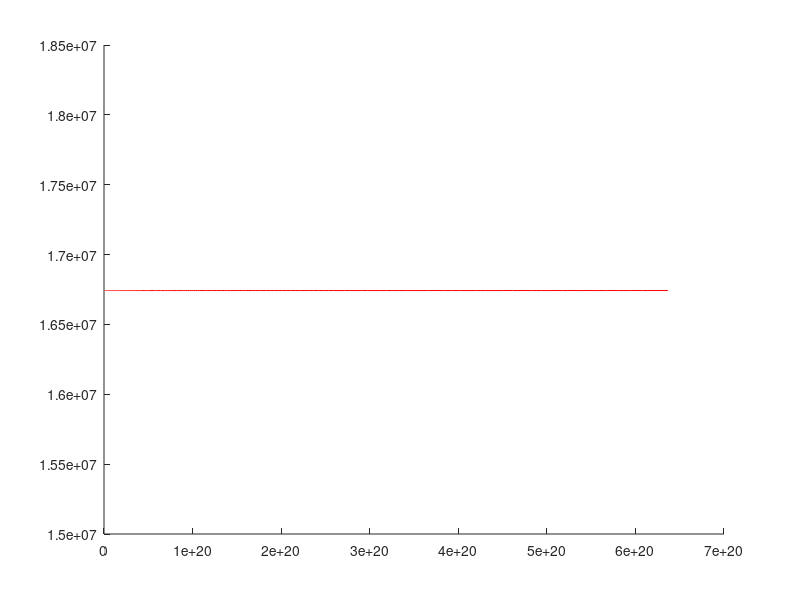

This chart was generated by the following MATLAB code: (Note: this script raises an error after producing the figure.)
% script to see effect of edge density at LCFS on other parameters near LCFS
% Power
Pnbi = 3e6;                   % NBI power in W
Pin_other = 0;                % other heating power in W
Prad_core = 0.5e6;              % all power lossed in the core plasma in W
fpower    = 0.6;              % fraction of power that goes to outer target
% plasma geometrie
R         = 3;                % major radius in m
a         = 1;                % minor radius in m
K         = 1.6;              % elongation
q         = 5;                % edge safety factor
ip        = 2e6;              % plasma current in A
Bt        = 3.1;              % vacuum magentic field in T

% other parameter
mode      = 1;                % 1 = divertor; 0 = poloidal limiter
Recycle   = 0.995;            % recycling coefficient
gaz_puff  = 1e21;             % core gaz-puff (so including efficiency effect) in e/s
% gestion du recyclage (default pour un divertor etanche)
Recycle_lim   = Recycle .* (1 - mode);     % direct recycling at LCFS (limiter = 1 ; divertor = 0)
Recycle_div   = Recycle .* mode;           % recycling near target (limiter = 0 ; divertor = 1)
% sion fournir les valeurs
% Recycle_lim   = 0.1;          % direct recycling at LCFS (limiter = 1 ; divertor = 0)
% Recycle_div   = 1;            % recycling near target (limiter = 0 ; divertor = 1)
%
Chi       = 0.1;              % heat transport coefficient near LCFS in m^2/s (L-mode = 10; H-mode = 0.1)
vrod      = 3;                % ratio between convective and diffusive tranport coefficient for particle near LCFS; >0 for inward pinch
dped      = 0.025 .* a;       % pedestal width or width of high gradient zone in density profile in m
Einj      = 100e3;            % NBI energie injection in eV
mass      = 2.5;              % number of mass of main ion
charge    = 1;                % number of charge of main ion 
gamma     = 7;                % sheath heat transmission coefficient
fcond     = 1;                % conduction factor
fpe       = 0.5;              % electron heat faction
fmom      = 1;                % momentum loss factor
fie       = 3;                % 1+ Tia/Tea

% control parameter
nea       = ip/1e6/pi/a^2.*1e20 .* logspace(-2,1,301)';  % edge density in m^-3

% constante physique (phys)
phys.c           =   2.99792458e8;             % vitesse de la lumiere dans le vide (m/s)  (definition)
phys.h           =   6.62606876e-34;           % constante de Planck (J*s) (+/- 0.0000052e-34)
phys.e           =   1.602176462e-19;          % charge de l'electron (C)   (+/- 0.000000063e-19)
phys.mu0         =   4*pi*1e-7;                % permeabilite du vide (H/m) (definition)
phys.epsi0       =   1./phys.c.^2./phys.mu0;   % permitivite du vide (F/m)  (definition)
phys.g           =   6.673e-11;                % constante de la gravitation (N*m^2/kg^2) (+/- 0.010e-11)
phys.k           =   1.3806503e-23;            % constante de Boltzmann (J/K)  (+/- 0.0000024e-23)
phys.alpha       =   7.297352533e-3 ;          % constante de structure fine (+/- 0.000000027e-3 )
phys.me          =   9.10938188e-31;           % masse au repos de l'electron (kg) (+/- 0.00000079e-31)
phys.mp          =   1.6726485e-27;            % masse au repos du proton (kg)
phys.ua          =   1.66053873e-27;           % 1 unite atomique (kg) (+/- 1.00000013e-27)
phys.avo         =   6.02214199e23;            % nombre d'avogadro (mol^-1) (+/- 0.00000047e23)
phys.sigma       =   5.670400e-8;              % constante de stephan ( W*m^-2*K^-4) (+/- 0.000040e-8)

% start on computation
Sext = (4 * pi ^ 2) .* a .* R .* sqrt(K);       % surface of the plasma at LCFS
Peri = 2 .* pi .* a .* sqrt(K);                 % perimeter of the plasma at LCFS
%lclim = pi .* geo.R .* zs.qa;
lcpol = pi .* R;
lcx   = sqrt(Peri .^ 2  + (pi .* R .* q) .^ 2);  
lc    = mode .* lcx + (~mode) .* lcpol;

% 2 points model
Ploss = Pnbi + Pin_other - Prad_core;           % Power crossing the LCFS
lambda    = 5671 .* real(Ploss) .^ (1/8) .* (1 + K .^ 2) .^ (5/8) .*  ...
                  a .^ (17/8) .* Bt .^ (1/4) ./ ip .^(9/8) ./ R .* ...
                  (2.* mass ./ charge);

qpar  = fpower .* Ploss ./ (2 .* pi .* a .* lambda);
vt = ones(size(nea));
qpl_corr = qpar .* vt;

figure(21):clf;hold on
plot(nea,qpar * vt ,'r');
for k = 1:31
    [tea,tet,net,indbad,noconv] = z0twopoints(qpl_corr,nea,lc .* vt ,vt ,mass,fcond .* fpe .* vt,fmom .* fie .* vt,vt,gamma .* vt);
    qpl_corr_new = min(qpar * vt, (qpar * vt)./ (1 + Recycle_div .* z0eioniz_div(tet,net) ./ gamma ./ max(eps,tet)));
    qpl_corr = 0.7 .* qpl_corr + 0.3 .* qpl_corr_new;
    plot(nea,qpl_corr)
    drawnow
end
% pedestal zone
Snbi = Pnbi ./ phys.e ./ Einj;                  % particle source due to NBI
S_R  = Recycle_lim .* nea .* Peri .* lambda .* sqrt(2 .* phys.e ./ phys.ua ./ mass .* tea);
Sn   = Snbi + S_R + gaz_puff;
nep  = (Sn ./ Sext + nea .* Chi ./ 2 ./ q ./ dped .* ( 1 + dped .* vrod ./ 2 ./ R)) ./ (  Chi ./ 2 ./ q ./ dped .* ( 1 - dped .* vrod ./ 2 ./ R));
ne   = (nea + nep)  ./ 2;
tep  = (Ploss ./ phys.e ./ Sext + tea .* (2 .* ne .* Chi ./ dped - (5/2) .* Sn ./ Sext))  ./ (2 .* ne .* Chi ./ dped + (5/2) .* Sn ./ Sext);


% script pour le plot des donnees HRTS de JEt dans les simulation avec METIS
h = findobj(0,'type','figure','tag','z0plot_jet_edge1');
if isempty(h)
       h=figure('tag','z0plot_jet_edge1');
else
       figure(h);
end
clf
set(h,'defaultaxesfontsize',16,'defaultaxesfontweight','bold','defaultaxesfontname','times', ...
	'defaultlinelinewidth',3,'defaultaxeslinewidth',3,'color',[1 1 1])
colormap('hot')

k = 3;
subplot(k,1,1)
loglog(nea ./ 1e19,tet,nea ./ 1e19,tea,nea ./ 1e19,tep);
legend('T_{e,target}','T_{e,LCFS}','T_{e,Top pedestal}','location','best');
ylabel('Temperature (eV)');
%xlabel('n_{e,a} 1e19 m^{-3}');
title('effect of LCFS density on pedestal and target parameters');
z0loglin(gca);
subplot(k,1,2)
loglog(nea ./ 1e19,net./ 1e19,nea ./ 1e19,nea./ 1e19,nea ./ 1e19,nep./ 1e19);
legend('n_{e,target}','n_{e,LCFS}','n_{e,Top pedestal}','location','best');
ylabel('Density (1e19 m^{-3})');
set(gca,'ylim',[0 1e4]);
z0loglin(gca);

subplot(k,1,3)
semilogx(nea ./ 1e19,2 .* tet .* net .* phys.e ,nea ./ 1e19,2 .* tea .* nea .* phys.e ,nea ./ 1e19,2 .* tep .* nep .* phys.e );
legend('P_{target}','P_{LCFS}','P_{Top pedestal}','location','best');
ylabel('Pressure (Pa)');
xlabel('n_{e,a} 1e19 m^{-3}');
z0loglin(gca);
joint_axes(h,k);
edition2


